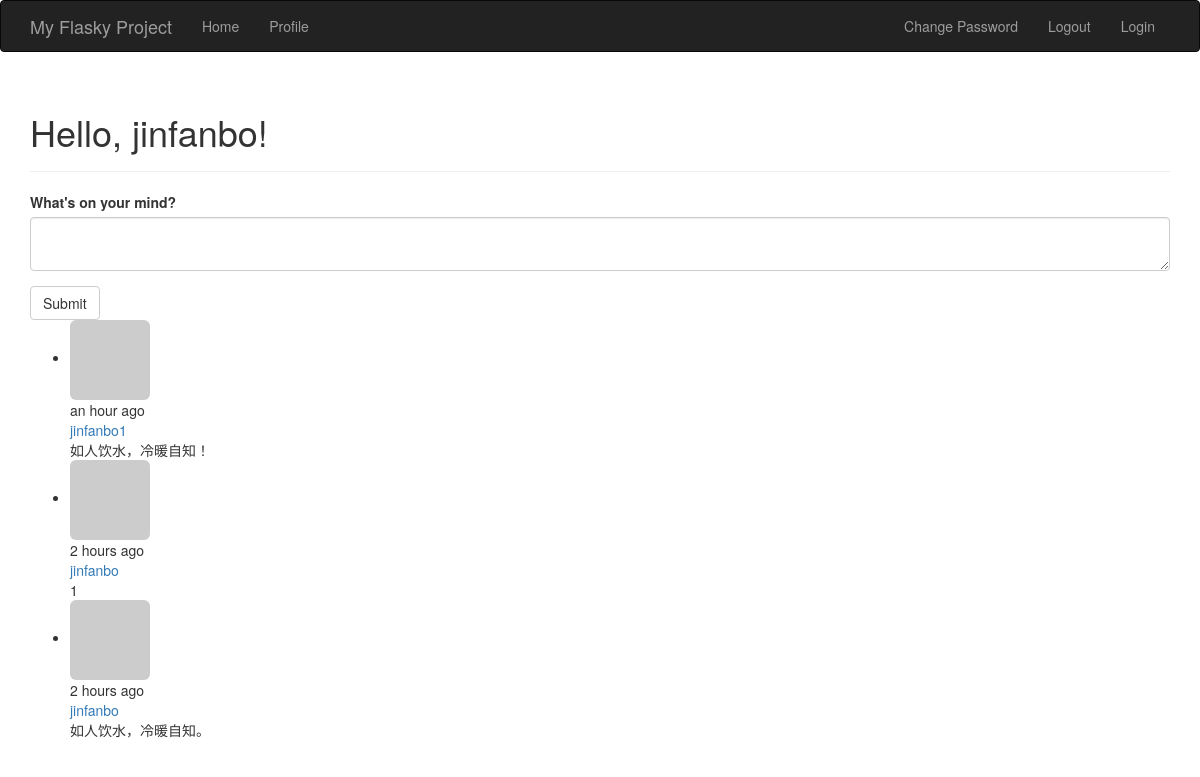
The page / (signed in) on the database its author committed.
### app/models.py (models this page shows, shortened)
class User(UserMixin, db.Model):
    __tablename__ = 'users'
    id = db.Column(db.Integer, primary_key=True)
    email = db.Column(db.String(64), unique=True, index=True)
    username = db.Column(db.String(64), unique=True, index=True)
    role_id = db.Column(db.Integer, db.ForeignKey('roles.id'))
    password_hash = db.Column(db.String(128))
    confirmed = db.Column(db.Boolean, default=False)
    name = db.Column(db.String(64))
    location = db.Column(db.String(64))
    about_me = db.Column(db.Text())
    member_since = db.Column(db.DateTime(), default=datetime.utcnow)
    last_seen = db.Column(db.DateTime(), default=datetime.utcnow)
    avatar_hash = db.Column(db.String(32))
    posts = db.relationship('Post', backref='author', lazy='dynamic')
    @property
    def password(self):
        raise AttributeError('password is not a readable attribute')
    def can(self, permissions):
        return self.role is not None and \
               (self.role.permissions & permissions) == permissions
    def ping(self):
        self.last_seen = datetime.utcnow()
        db.session.add(self)
    def gravatar_hash(self):
        return hashlib.md5(self.email.lower().encode('utf-8')).hexdigest()
    def gravatar(self, size=100, default='identicon', rating='g'):
        url = 'https://secure.gravatar.com/avatar'
        hash = self.avatar_hash or self.gravatar_hash()
        return '{url}/{hash}?s={size}&d={default}&r={rating}'.format(
            url=url, hash=hash, size=size, default=default, rating=rating)

class Post(db.Model):
    __tablename__ = 'posts'
    id = db.Column(db.Integer, primary_key=True)
    body = db.Column(db.Text)
    timestamp = db.Column(db.DateTime, index=True, default=datetime.utcnow)
    author_id = db.Column(db.Integer, db.ForeignKey('users.id'))

### app/main/views.py (the view)
@main.route('/', methods=['GET', 'POST'])
def index():
    form = PostForm()
    if current_user.can(Permission.WRITE) and \
            form.validate_on_submit():
        post = Post(body=form.body.data,
                    author=current_user._get_current_object())
        db.session.add(post)
        return redirect(url_for('.index'))
    posts = Post.query.order_by(Post.timestamp.desc()).all()
    return render_template('index.html', form=form, posts=posts)

### app/main/forms.py
class PostForm(FlaskForm):
    body = PageDownField("What's on your mind?", validators=[DataRequired()])
    submit = SubmitField('Submit')

### app/auth/views.py (called while the page is built)
@auth.before_app_request
def before_request():
    if current_user.is_authenticated :
        current_user.ping()
        if not current_user.confirmed \
            and request.endpoint[:5] != 'auth.' \
                and request.endpoint != 'static':
            return redirect(url_for('auth.unconfirmed'))

### app/main/__init__.py (called while the page is built)
@main.app_context_processor
def inject_permissions():
    return dict(Permission=Permission)

### app/models.py (called while the page is built)
@login_manager.user_loader
def load_user(user_id):
    return User.query.get(int(user_id))

### app/templates/index.html (shortened to what this page needs)
{% extends "base.html" %}
{% import "bootstrap/wtf.html" as wtf %}
{% block page_content %}
<div class="page-header">
    <h1>Hello, {% if current_user.is_authenticated %}{{ current_user.username }}{% else %}Stranger{% endif %}!</h1>
</div>
<div>
    {% if current_user.can(Permission.WRITE) %}
    {{ wtf.quick_form(form) }}
    {% endif %}
</div>
<ul class="posts">
    {% for post in posts %}
    <li class="post">
        <div class="post=thumbnail">
            <a href="{{ url_for('.user', username=post.author.username) }}">
                <img class="img-rounded profile-thumbnail"
                     src="{{ post.author.gravatar(size=40) }}">
            </a>
        </div>
        <div class="post-date">{{ moment(post.timestamp).fromNow() }}</div>
        <div class="post-author">
            <a href="{{ url_for('.user', username=post.author.username) }}">
                {{ post.author.username }}
            </a>
        </div>
        <div class="post-body">{{ post.body }}</div>
    </li>
    {% endfor %}
</ul>
{% endblock %}

### rows shown on the page
User: username "jinfanbo"
Post: timestamp "an hour ago", author.username "jinfanbo1", body "如人饮水，冷暖自知！"
Post: timestamp "2 hours ago", author.username "jinfanbo", body "1"
Post: timestamp "2 hours ago", author.username "jinfanbo", body "如人饮水，冷暖自知。"
